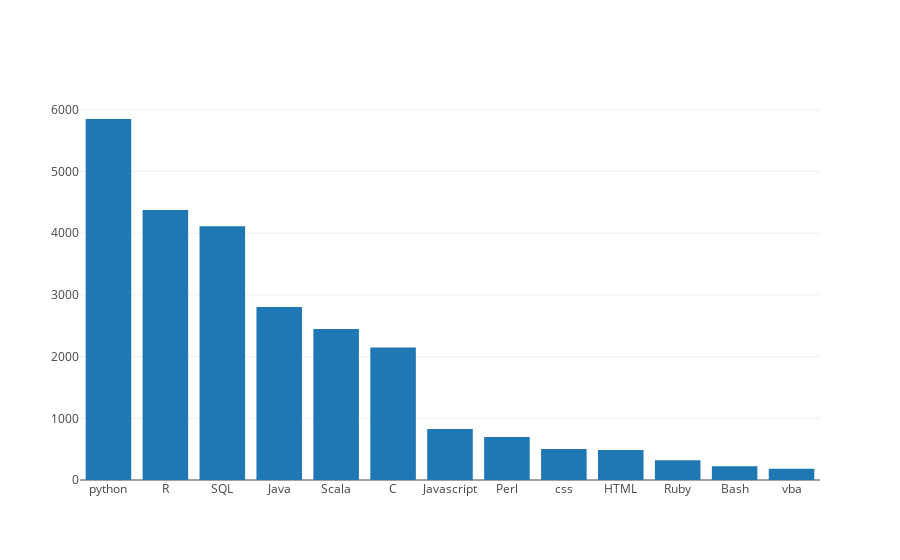

Notebook cell for this chart:
### Code cell
# languages
data=[go.Bar(
        x=skill_groups_df['Languages'].index, 
        y=skill_groups_df['Languages'][1]
        )
     ]
py.offline.iplot(Figure(data=data, layout=layout), filename='languages-barplot')

### Figure 1 — Plotly figure (JSON) as saved in the notebook; plotly's stock layout.template omitted (floating-point values rounded to 4 significant figures)
{"data": [{"type": "bar", "x": ["python", "R", "SQL", "Java", "Scala", "C", "Javascript", "Perl", "css", "HTML", "Ruby", "Bash", "vba"], "y": [5852, 4375, 4112, 2805, 2448, 2149, 828, 697, 504, 487, 319, 221, 183]}], "layout": {"paper_bgcolor": "rgba(0,0,0,0)", "plot_bgcolor": "rgba(0,0,0,0)"}}
